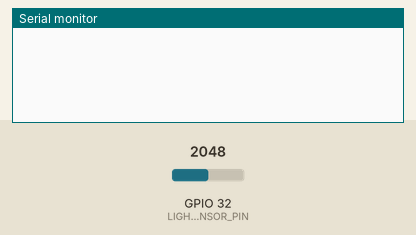
Simulated run of this sketch. Board: ESP32. On the bench: the last lines printed to the serial monitor. The inputs (shaded band) are chosen by the test bench; at power-on: GPIO 32 (LIGHT_SENSOR_PIN) = 2048. WiFi joins after 1.5 s; servers stay silent unless stated.

Above: at 3.0 s.
3.1 s: GPIO 32 (LIGHT_SENSOR_PIN) set to 2866
At 4.6 s:
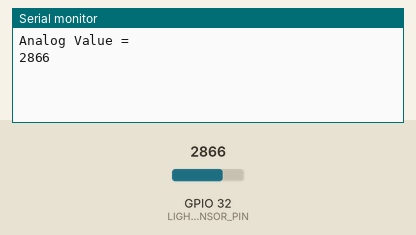
5.3 s: GPIO 32 (LIGHT_SENSOR_PIN) set to 3603
At 6.6 s:
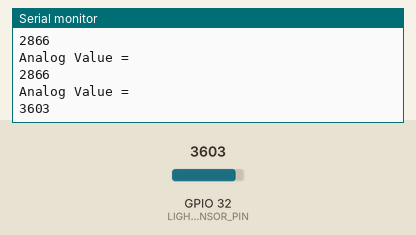

The sketch:

latihan.ino
```cpp
#define BLYNK_PRINT Serial
#include <WiFi.h>
#include <WiFiClient.h>
#include <BlynkSimpleEsp32.h>
#define BLYNK_TEMPLATE_ID "TMPL6dFJNSMqX"
#define BLYNK_TEMPLATE_NAME "Latihan Praktikum"
#define BLYNK_AUTH_TOKEN "Bairo_PL0snzws3bG3Bz5PCNlNVykLrg"
#define LIGHT_SENSOR_PIN 32

BlynkTimer timer;

// Konfigurasi nama hotspot/SSID beserta password
char auth[] = BLYNK_AUTH_TOKEN;
char ssid[] = "Xiaomi";
char pass[] = "XiaomiChina";

void send_data() {
  delay(1000);
  int analogValue = analogRead(LIGHT_SENSOR_PIN);
  Serial.println("Analog Value = ");
  Serial.println(analogValue);
  Blynk.virtualWrite(V0, analogValue);
}

void setup() {
  Serial.begin(9600);
  Blynk.begin(auth, ssid, pass, "blynk.cloud", 80);
  timer.setInterval(1000L, send_data);
}

void loop() {
  Blynk.run();
  timer.run();
}
```

Measured:
- after the input at 3.1 s, the serial monitor: prints a new line after 0.70 s (image 1)
- after the input at 5.3 s, the serial monitor: prints a new line after 0.51 s (image 2)
